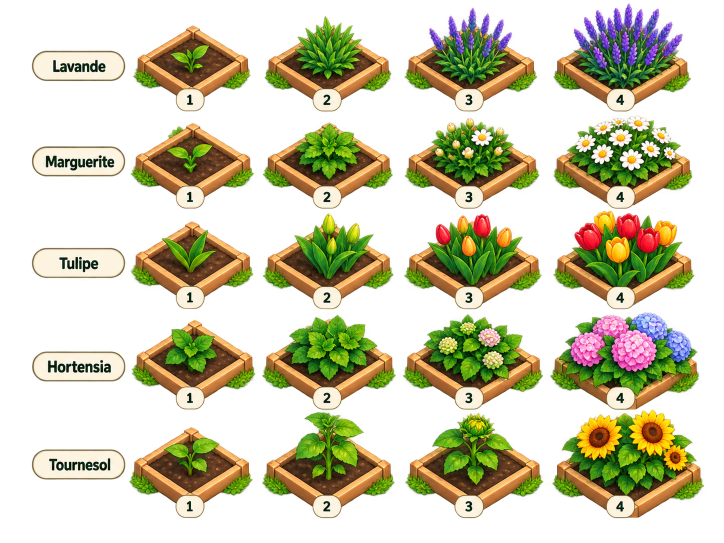
#> input picture planche_d_évolution_des_fleurs_du_jardin.png, 1448 x 1086 px, found by its file name (shown at 1/2 size)
$ python -i migrate_legacy_plants.py   (imports and definitions only)
#> lines starting #> are read from the running program, lines starting #| are printed output that depends on the picture
"""Normalize inherited plant PNGs into the 4x sprite contract.

The original raster files are archived outside the Flutter bundle. Their ORA
sources contain a single flattened layer because the original working layers
were never available. Re-running this script uses the archived originals.
"""

from __future__ import annotations

import io
import json
import shutil
from pathlib import Path
from zipfile import ZIP_STORED, ZipFile

import yaml
from PIL import Image

from export_sprite import export


ROOT = Path(__file__).resolve().parents[1]
SPRITES = ROOT / "assets" / "sprites"
SOURCES = ROOT / "assets" / "sprite_sources"
ORIGINALS = ROOT / "assets" / "sprite_archive" / "original_plants"

# Maximum displayed silhouette at the mature stage, in logical points.
BOXES = {
    "tomate": (72, 58),
    "carotte": (72, 40),
    "courgette": (72, 60),
    "tournesol": (72, 83),
    "tulipe": (67, 72),
    "lavande": (67, 73),
    "pommier": (137, 127),
    "poirier": (139, 131),
}
ACCENTS = {
    "tomate": "rouge_fruit",
    "carotte": "jaune",
    "courgette": "jaune",
    "tournesol": "jaune",
    "tulipe": "rose",
    "lavande": "violet",
    "pommier": "rouge_fruit",
    "poirier": "jaune",
}


def png_bytes(image: Image.Image) -> bytes:
    stream = io.BytesIO()
    image.save(stream, format="PNG")
    return stream.getvalue()


def make_ora(path: Path, image: Image.Image, sprite_id: str) -> None:
    stack = (
        f'<image w="{image.width}" h="{image.height}" name="{sprite_id}">'
        '<stack><layer name="PNG hérité aplati — provisoire" '
        'src="data/layer0.png" opacity="1.0" visibility="visible" '
        'composite-op="svg:src-over" x="0" y="0"/></stack></image>'
    )
    content = png_bytes(image)
    with ZipFile(path, "w") as archive:
        archive.writestr("mimetype", "image/openraster", compress_type=ZIP_STORED)
        archive.writestr("stack.xml", stack)
        archive.writestr("data/layer0.png", content)
        archive.writestr("mergedimage.png", content)


def migrate(name: str) -> None:
    sprite_id = name.removesuffix(".png")
    parts = sprite_id.split("_")
    species = parts[2]
    state = sprite_id.removeprefix("_".join(parts[:3]) + "_").removesuffix("_ordinaire_00")
    is_tree = parts[1] == "arbre"
    original = ORIGINALS / name
    if not original.exists():
        shutil.copy2(SPRITES / name, original)

    with Image.open(original) as source:
#> source is the input picture: PIL image 1448x1086 RGBA; mean R, G, B, A 69.9, 66.6, 33.3, 104.9
        image = source.convert("RGBA")
    alpha = image.getchannel("A")
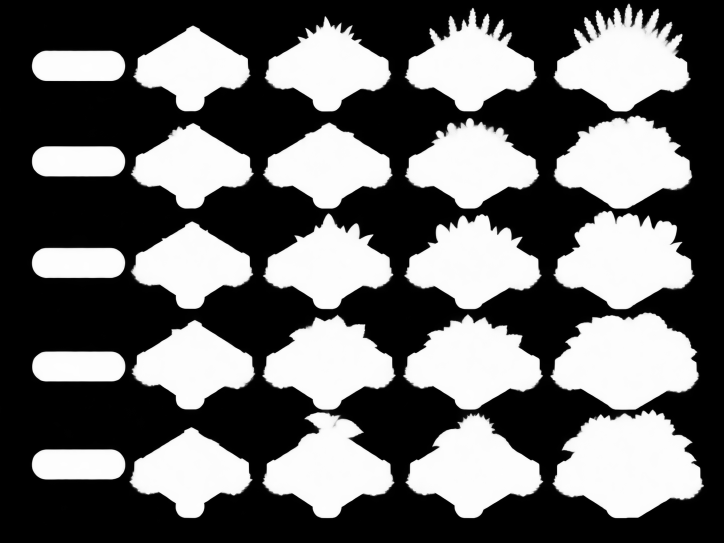
#> alpha: PIL image 1448x1086 L (shown at 1/2 size); min 0, max 255, mean 104.9
    bounds = alpha.point(lambda value: 255 if value > 32 else 0).getbbox()
#> bounds = (63, 7, 1408, 1037)
    if bounds is None:
        raise ValueError(f"{name}: no visible alpha")
    # Keep soft fringe pixels beside the visible silhouette.
    bounds = (
        max(0, bounds[0] - 3),
        max(0, bounds[1] - 3),
        min(image.width, bounds[2] + 3),
        min(image.height, bounds[3] + 3),
    )
#> bounds = (60, 4, 1411, 1040)
    crop = image.crop(bounds)
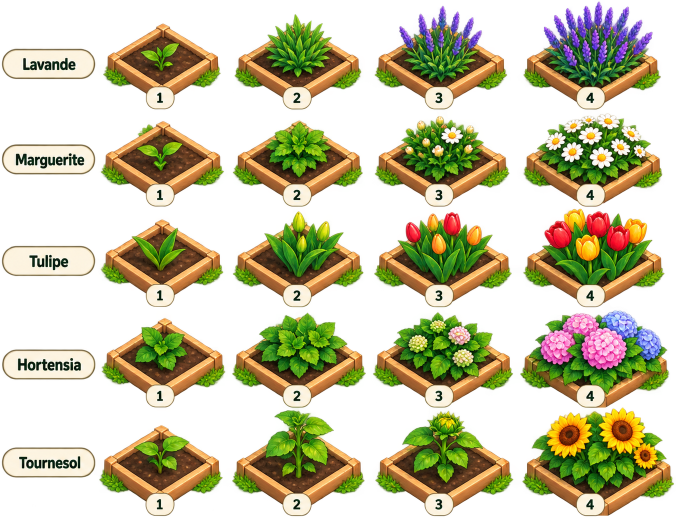
#> crop: PIL image 1351x1036 RGBA (shown at 1/2 size); mean R, G, B, A 78.5, 74.8, 37.4, 117.9; transparent parts drawn white
    factor = (0.64 if is_tree else 0.63) if state == "jeune" else 1.0
#> (the run stopped early here; a loop or call above may not have finished)
